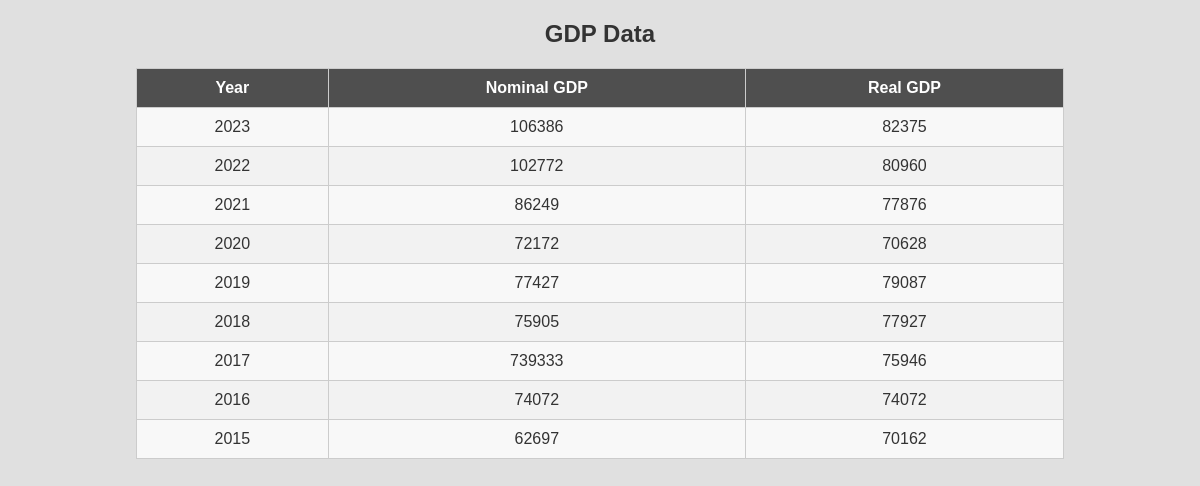
Page /scenario/gdp/ on the committed database.
### scenario_data/models.py (models this page shows, shortened)
class GDP(models.Model):
    year = models.PositiveIntegerField()
    nominal = models.PositiveIntegerField()
    real = models.PositiveIntegerField()

### scenario_data/views.py (the view)
# urls.py: path('gdp/', views.gdp_list, name='gdp_list'),
def gdp_list(request):
    gdp_data = GDP.objects.all().order_by('-year')
    return render(request, 'gdp_list.html', {'gdp_data': gdp_data})

### scenario_data/templates/gdp_list.html (shortened to what this page needs)
<!DOCTYPE html>
<html lang="en">
<head>
</head>
<body>
    <h2>GDP Data</h2>
    <table>
        <thead>
            <tr>
                <th>Year</th>
                <th>Nominal GDP</th>
                <th>Real GDP</th>
            </tr>
        </thead>
        <tbody>
            {% for gdp in gdp_data %}
            <tr>
                <td>{{ gdp.year }}</td>
                <td>{{ gdp.nominal }}</td>
                <td>{{ gdp.real }}</td>
            </tr>
            {% endfor %}
        </tbody>
    </table>
</body>
</html>

### scenario_data/templates/gdp_list.html (style rules this page uses)
body { font-family: Arial, sans-serif; background-color: #e0e0e0; margin: 20px; text-align: center; color: #333; }
h2 { color: #333; }
table { width: 80%; margin: auto; border-collapse: collapse; background-color: #f8f8f8; }
th, td { padding: 10px; border: 1px solid #ccc; }
th { background-color: #4f4f4f; color: white; }
tr:nth-child(even) { background-color: #f2f2f2; }

### rows in the picture
GDP: year "2023", nominal "106386", real "82375"
GDP: year "2022", nominal "102772", real "80960"
GDP: year "2021", nominal "86249", real "77876"
GDP: year "2020", nominal "72172", real "70628"
GDP: year "2019", nominal "77427", real "79087"
GDP: year "2018", nominal "75905", real "77927"
GDP: year "2017", nominal "739333", real "75946"
GDP: year "2016", nominal "74072", real "74072"
GDP: year "2015", nominal "62697", real "70162"
